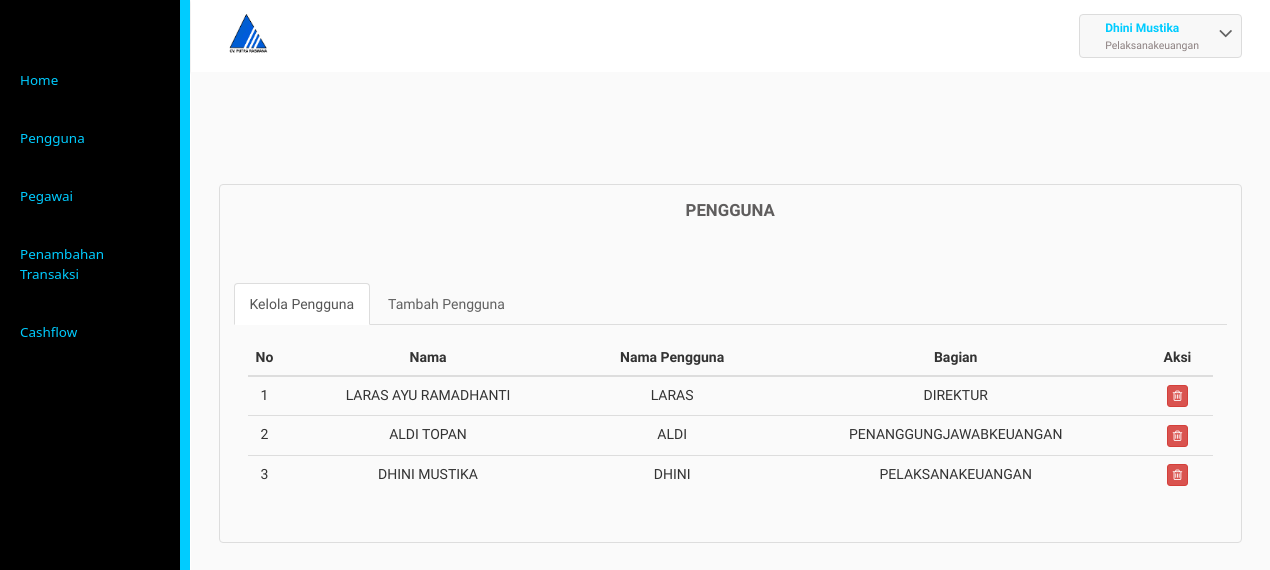
The page /pelaksanaadmkeuangan/pengguna.php (signed in) on the database its author committed.
### tables this page shows
CREATE TABLE `pengguna` (
  `id_pengguna` varchar(25) NOT NULL,
  `username` varchar(55) NOT NULL,
  `password` text NOT NULL,
  `email` varchar(55) NOT NULL,
  `level` varchar(25) NOT NULL,
  `id_pegawai` varchar(25) NOT NULL
);

CREATE TABLE `pegawai` (
  `id_pegawai` varchar(25) NOT NULL,
  `nama` varchar(56) NOT NULL,
  `jabatan` varchar(30) NOT NULL
);

### pelaksanaadmkeuangan/pengguna.php (the view, shortened to what this page needs)
<?php
include("libfunc.php");
include("../libfunc.php");
$link=koneksidb();
if(($_SESSION['logske']==true) && ($_SESSION['userske']!="")){
  headske();
  ?>
  <div class="inner-block">
    <div class="table-agile-info">
      <div class="panel panel-default">
        <div class="chit-chat-heading">
          Pengguna
        </div>
        <br>
        <div class="horizontal-tab">
          <ul class="nav nav-tabs">
            <li class="active"><a href="#tab1" data-toggle="tab" aria-expanded="true">Kelola Pengguna</a></li>
            <li class=""><a href="#tab2" data-toggle="tab" aria-expanded="false">Tambah Pengguna</a></li>
          </ul>
          <div class="tab-content">
            <div class="tab-pane active" id="tab1">
              <div class="row">
                <div class="col-md-12">
                  <div class="table-responsive">
                    <table class="table table-hover">
                      <thead>
                        <tr>
                          <th style="width:20px;"><center>No</center></th>
                          <th><center>Nama</center></th>
                          <th><center>Nama Pengguna</center></th>
                          <th><center>Bagian</center></th>
                          <th><center>Aksi</center></th>
                        </tr>
                      </thead>
                      <tbody>
                        <?php
                        $sql1="SELECT * FROM pengguna pg INNER JOIN pegawai p ON pg.id_pegawai=p.id_pegawai";
                        $res1=mysqli_query($link,$sql1);
                        $i=1;
                        while($data1=mysqli_fetch_array($res1)){
                          ?>
                          <tr>
                            <td><center><?php echo $i;?></center></td>
                            <td><center><?php echo strtoupper($data1['nama']);?></center></td>
                            <td><center><?php echo strtoupper($data1['username']);?></center></td>
                            <td><center><?php echo strtoupper($data1['level']);?></center></td>
                            <td><center>
                              <a href="hpengguna.php?&KdedYDE=<?php echo base64_encode($data1['id_pengguna']);?>" onClick="return confirm('Apakah Anda Yakin Akan Menghapus Data?')"> <button class="btn btn-danger btn-xs"><i class="fa fa-trash-o "></i></button></a>
                            </center></td>
                          </tr>
                          <?php
                          $i++;
                        }
                        ?>
                      </table>
                    </div>
                  </div>
                </div>
              </div>
            </div>
          </div>
        </div>
      </div>
    </div>
  </div>
</div>
<?php
sideske();
}else{
  header("Location: ../masuk.php");
}
?>

### pelaksanaadmkeuangan/libfunc.php (shortened to what this page needs)
<?php
function headske(){
	$iduser=$_SESSION['idske'];
	$link=koneksidb();
	$sql="SELECT * FROM pengguna pg INNER JOIN pegawai p ON pg.id_pegawai=p.id_pegawai WHERE id_pengguna='$iduser'";
	$res=mysqli_query($link,$sql);
	$data=mysqli_fetch_array($res);
	?>
	<!DOCTYPE HTML>
<html>
<head>
	<link href="../css/bootstrap.css" rel="stylesheet" type="text/css" media="all">
	<link href="../css/style.css" rel="stylesheet" type="text/css" media="all"/>
	<link href="../css/font-awesome.css" rel="stylesheet">
</head>
<body>
	<div class="page-container">
		<div class="left-content">
			<div class="mother-grid-inner">
				<div class="header-main">
					<div class="header-left">
						<div class="logo-name">
							<a href="index">
								<img id="logo" src="../images/cv.PNG" alt="Logo" width="40" /> </a>
							</div>
							<div class="clearfix"> </div>
						</div>
						<div class="header-right">
							<div class="profile_details">
								<ul>
									<li class="dropdown profile_details_drop">
										<a href="#" class="dropdown-toggle" data-toggle="dropdown" aria-expanded="false">
											<div class="profile_img">
												<div class="user-name">
													<p><?php echo $data['nama'];?></p>
													<span><?php echo $data['level'];?></span>
												</div>
												<i class="fa fa-angle-down lnr"></i>
												<div class="clearfix"></div>
											</div>
										</a>
									</li>
								</ul>
							</div>
							<div class="clearfix"> </div>
						</div>
						<div class="clearfix"> </div>
					</div>
			<?php
		}
		function sideske(){
			?>
			<div class="sidebar-menu">
				<div class="logo"> <a href="#" class="sidebar-icon"> <span class="fa fa-bars"></span> </a>  </div>
				<div class="menu">
					<ul id="menu" >
						<li id="menu-home" ><a href="index"><span>Home</span></a></li>
						<li><a href="pengguna.php"><span>Pengguna</span></a></li>
						<li><a href="pegawai.php"><span>Pegawai</span></a></li>
						<li><a href="kas.php"><span>Penambahan Transaksi</span></a></li>
						<li><a href="bukubesar.php"><span>Cashflow</span></a></li>
					</ul>
				</div>
			</div>
		</div>
	</body>
	</html>
			<?php
		}
	?>

### rows shown on the page
pengguna: id_pegawai.nama "Dhini Mustika", level "Pelaksanakeuangan", id_pegawai.nama "DHINI MUSTIKA", username "DHINI", level "PELAKSANAKEUANGAN"
pengguna: id_pegawai.nama "LARAS AYU RAMADHANTI", username "LARAS", level "DIREKTUR"
pengguna: id_pegawai.nama "ALDI TOPAN", username "ALDI", level "PENANGGUNGJAWABKEUANGAN"
